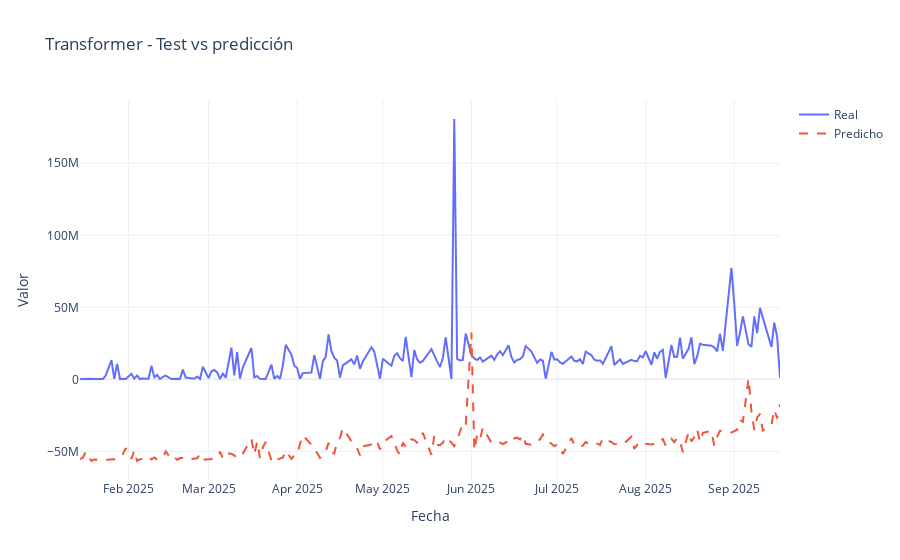

This figure's notebook cell:
### Code cell
# Predicciones en ESCALA ESCALADA
y_test_pred_tf_scaled = model_tf.predict(X_test_tf).reshape(-1)
y_test_true_scaled    = y_test.reshape(-1)

# Volver a escala original
y_test_true_tf = scaler.inverse_transform(
    y_test_true_scaled.reshape(-1, 1)
).reshape(-1)

y_test_pred_tf = scaler.inverse_transform(
    y_test_pred_tf_scaled.reshape(-1, 1)
).reshape(-1)

metrics_tf = regression_metrics(y_test_true_tf, y_test_pred_tf)
print("Transformer – métricas test:", metrics_tf)

fig = plot_history_vs_pred(
    test_dates,
    y_test_true_tf,
    y_test_pred_tf,
    title="Transformer - Test vs predicción",
)
fig.show()

### Figure 1 — Plotly figure (JSON) as saved in the notebook; plotly's stock layout.template omitted (floating-point values rounded to 4 significant figures; data arrays with more than 128 entries replaced by an {"elided": "..."} marker saying what was removed)
{"data": [{"mode": "lines", "name": "Real", "type": "scatter", "x": {"elided": "199 str values"}, "y": {"elided": "199 float values"}}, {"line": {"dash": "dash"}, "mode": "lines", "name": "Predicho", "type": "scatter", "x": {"elided": "199 str values"}, "y": {"elided": "199 float values"}}], "layout": {"title": {"text": "Transformer - Test vs predicción"}, "xaxis": {"title": {"text": "Fecha"}}, "yaxis": {"title": {"text": "Valor"}}}}
